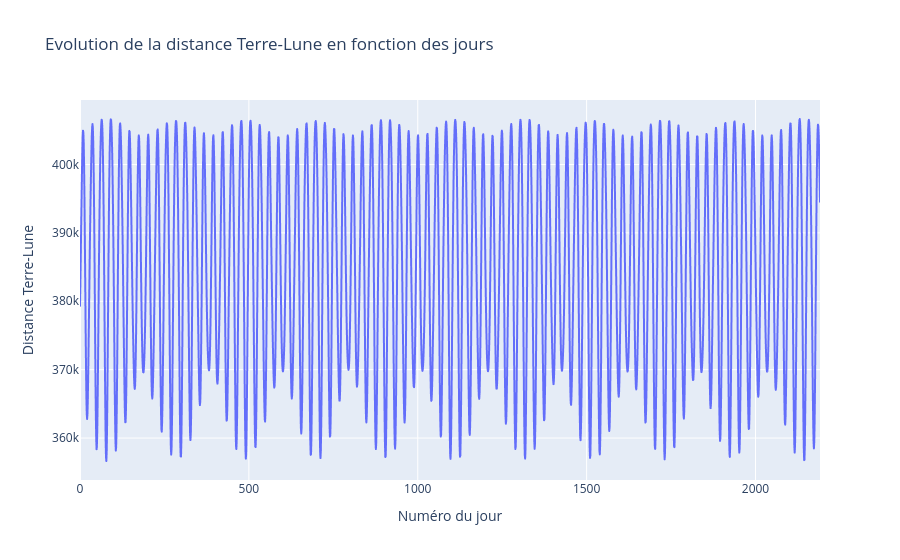

The notebook cell saved with this chart:
### Code cell
K = np.arange(len(distances))
px.line(x = K, y = distances, labels={"x":"Numéro du jour", "y":"Distance Terre-Lune"}, title="Evolution de la distance Terre-Lune en fonction des jours").show()

### Figure 1 — Plotly figure (JSON) as saved in the notebook; plotly's stock layout.template omitted (floating-point values rounded to 4 significant figures; data arrays with more than 128 entries replaced by an {"elided": "..."} marker saying what was removed)
{"data": [{"hovertemplate": "Numéro du jour=%{x}<br>Distance Terre-Lune=%{y}<extra></extra>", "legendgroup": "", "line": {"color": "#636efa", "dash": "solid"}, "marker": {"symbol": "circle"}, "mode": "lines", "name": "", "showlegend": false, "type": "scattergl", "x": {"elided": "2192 int values"}, "xaxis": "x", "y": {"elided": "2192 float values"}, "yaxis": "y"}], "layout": {"legend": {"tracegroupgap": 0}, "title": {"text": "Evolution de la distance Terre-Lune en fonction des jours"}, "xaxis": {"anchor": "y", "domain": [0, 1], "title": {"text": "Numéro du jour"}}, "yaxis": {"anchor": "x", "domain": [0, 1], "title": {"text": "Distance Terre-Lune"}}}}
